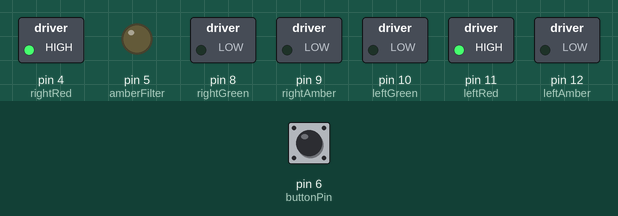
Recording of a sketch running on a simulated Arduino Uno, built with avr-gcc and run on an emulated ATmega328P. On the bench: switched loads named in the sketch (green lamp = pin HIGH), output pins drawn as LEDs (lit = HIGH). Dashed ring = blinking. The inputs (shaded band) are chosen by the test bench; at power-on: pin 6 (buttonPin) LOW. Pins used as bus, display or sensor lines are not drawn.

Above: at 1.2 s.
1.3 s: pin 6 (buttonPin) pulled HIGH for 0.15 s
At 3.5 s:
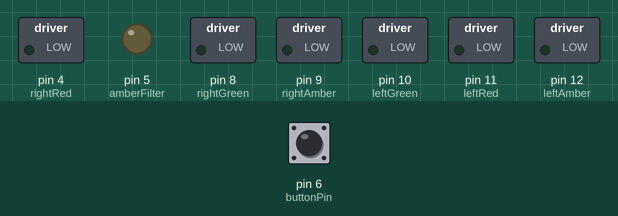
4.4 s: pin 6 (buttonPin) pulled HIGH for 1 s
At 5.77 s:
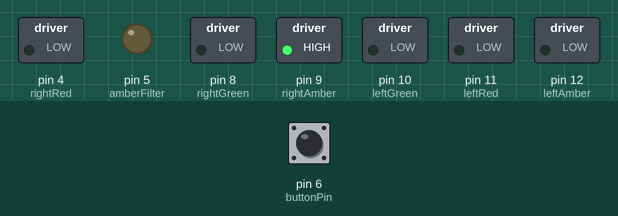
7.4 s: pin 6 (buttonPin) pulled HIGH for 0.15 s
At 10.3 s:
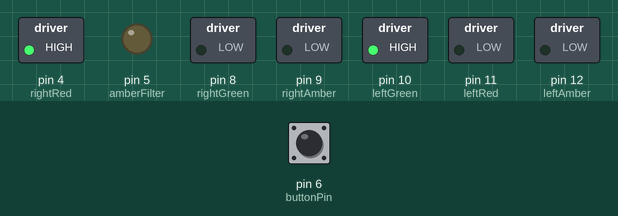
10.5 s: pin 6 (buttonPin) pulled HIGH for 3.2 s
At 13.7 s:
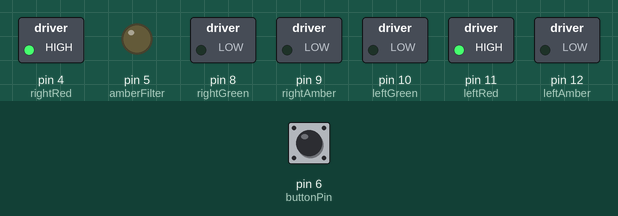
Timing chart, 0 to 17.7 s (numbered marks = the images above; inputs shaded):
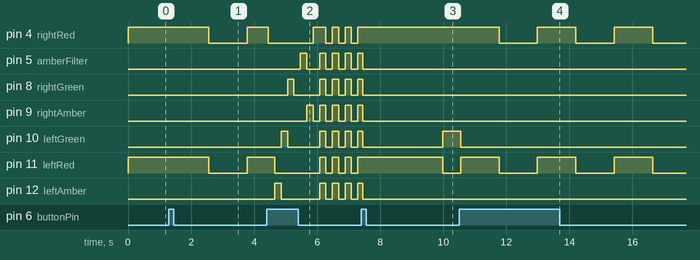

The sketch:

Light2.ino
```cpp
/*
Robot
Traffic light control.

*/
int leftRed = 11;
int leftAmber = 12;
int leftGreen = 10;
int amberFilter = 5;
int greenArrow = 3;
int rightRed = 4;
int rightAmber = 9;
int rightGreen = 8;
int buttonPin = 6;

int longTime = 16000;
int shortTime = 2500;
int flashTime = 1200;

int buttonState;             // the current reading from the input pin
int lastButtonState;   // the previous reading from the input pin
int waitForLow;

// the following variables are long's because the time, measured in miliseconds,
// will quickly become a bigger number than can be stored in an int.
long lastDebounceTime = 0;  // the last time the output pin was toggled
long debounceDelay = 50;    // the debounce time; increase if the output flickers

int modeNormal = 1;
int modeJoburgLights = 2;

int state = 1;
int mode = modeNormal;
int delayTime;

void setup()
{
        lastButtonState = LOW;
        waitForLow = LOW;


	pinMode(leftRed, OUTPUT);
	pinMode(leftAmber, OUTPUT);
	pinMode(leftGreen, OUTPUT);
	pinMode(amberFilter, OUTPUT);
	pinMode(greenArrow, OUTPUT);
	pinMode(rightRed, OUTPUT);
	pinMode(rightAmber, OUTPUT);
	pinMode(rightGreen, OUTPUT);
	pinMode(buttonPin, INPUT);
}

void CheckPins()
{
	digitalWrite(leftRed, LOW);
	digitalWrite(leftAmber,LOW);
	digitalWrite(leftGreen,LOW);
	digitalWrite(rightRed, LOW);
	digitalWrite(rightAmber,LOW);
	digitalWrite(rightGreen,LOW);
	digitalWrite(amberFilter,LOW);
	digitalWrite(greenArrow,LOW);

	digitalWrite(leftRed, HIGH);
	wait(1000);
	digitalWrite(leftRed, LOW);
	digitalWrite(leftAmber,HIGH);
	wait(1000);
	digitalWrite(leftAmber,LOW);
	digitalWrite(leftGreen,HIGH);
	wait(1000);
	digitalWrite(leftGreen,LOW);
	digitalWrite(rightRed, HIGH);
	wait(1000);
	digitalWrite(rightRed, LOW);
	digitalWrite(rightAmber,HIGH);
	wait(1000);
	digitalWrite(rightAmber,LOW);
	digitalWrite(rightGreen,HIGH);
	wait(1000);
	digitalWrite(rightGreen,LOW);
	digitalWrite(amberFilter,HIGH);
	wait(1000);
	digitalWrite(amberFilter,LOW);
	digitalWrite(greenArrow,HIGH);
	wait(1000);
	digitalWrite(greenArrow,LOW);
}

void AllStop()
{
	digitalWrite(leftRed, HIGH);
	digitalWrite(rightRed, HIGH);
	digitalWrite(leftAmber,LOW);
	digitalWrite(leftGreen,LOW);
	digitalWrite(amberFilter,LOW);
	digitalWrite(greenArrow,LOW);
	digitalWrite(rightAmber,LOW);
	digitalWrite(rightGreen,LOW);
}

void AllOff()
{
	digitalWrite(leftRed, LOW);
	digitalWrite(rightRed, LOW);
	digitalWrite(leftAmber,LOW);
	digitalWrite(leftGreen,LOW);
	digitalWrite(amberFilter,LOW);
	digitalWrite(greenArrow,LOW);
	digitalWrite(rightAmber,LOW);
	digitalWrite(rightGreen,LOW);
}

void LeftGo()
{
	digitalWrite(leftRed, LOW);
	digitalWrite(rightRed, HIGH);
	digitalWrite(leftAmber,LOW);
	digitalWrite(leftGreen,HIGH);
	digitalWrite(amberFilter,LOW);
	digitalWrite(greenArrow,LOW);
	digitalWrite(rightAmber,LOW);
	digitalWrite(rightGreen,LOW);
}

void LeftAmber()
{
	digitalWrite(leftRed, LOW);
	digitalWrite(rightRed, HIGH);
	digitalWrite(leftAmber,HIGH);
	digitalWrite(leftGreen,LOW);
	digitalWrite(amberFilter,LOW);
	digitalWrite(greenArrow,LOW);
	digitalWrite(rightAmber,LOW);
	digitalWrite(rightGreen,LOW);
}

void RightGo()
{
	digitalWrite(leftRed, HIGH);
	digitalWrite(rightRed, LOW);
	digitalWrite(leftAmber,LOW);
	digitalWrite(leftGreen,LOW);
	digitalWrite(amberFilter,LOW);
	digitalWrite(greenArrow,LOW);
	digitalWrite(rightAmber,LOW);
	digitalWrite(rightGreen,HIGH);
}

void RightAmber()
{
	digitalWrite(leftRed, HIGH);
	digitalWrite(rightRed, LOW);
	digitalWrite(leftAmber,LOW);
	digitalWrite(leftGreen,LOW);
	digitalWrite(amberFilter,LOW);
	digitalWrite(greenArrow,LOW);
	digitalWrite(rightAmber,HIGH);
	digitalWrite(rightGreen,LOW);
}

void RightFilterOff()
{
	digitalWrite(leftRed, HIGH);
	digitalWrite(rightRed, LOW);
	digitalWrite(leftAmber,LOW);
	digitalWrite(leftGreen,LOW);
	digitalWrite(amberFilter,LOW);
	digitalWrite(greenArrow,LOW);
	digitalWrite(rightAmber,LOW);
	digitalWrite(rightGreen,HIGH);
}

void RightFilterOn()
{
	digitalWrite(leftRed, HIGH);
	digitalWrite(rightRed, LOW);
	digitalWrite(leftAmber,LOW);
	digitalWrite(leftGreen,LOW);
	digitalWrite(amberFilter,LOW);
	digitalWrite(greenArrow,HIGH);
	digitalWrite(rightAmber,LOW);
	digitalWrite(rightGreen,HIGH);
}

void RightFilterStop()
{
	digitalWrite(leftRed, HIGH);
	digitalWrite(rightRed, LOW);
	digitalWrite(leftAmber,LOW);
	digitalWrite(leftGreen,LOW);
	digitalWrite(amberFilter,HIGH);
	digitalWrite(greenArrow,LOW);
	digitalWrite(rightAmber,LOW);
	digitalWrite(rightGreen,HIGH);
}

void flash()
{
    int checkMode = mode;

	for(int i = 0; i < 3; i++)
	{
		digitalWrite(leftRed, HIGH);
		digitalWrite(rightRed, HIGH);
		digitalWrite(leftAmber,HIGH);
		digitalWrite(leftGreen,HIGH);
		digitalWrite(amberFilter,HIGH);
		digitalWrite(greenArrow,HIGH);
		digitalWrite(rightAmber,HIGH);
		digitalWrite(rightGreen,HIGH);
		wait(200);
        if (mode != checkMode)
			break;
		digitalWrite(leftRed, LOW);
		digitalWrite(rightRed, LOW);
		digitalWrite(leftAmber,LOW);
		digitalWrite(leftGreen,LOW);
		digitalWrite(amberFilter,LOW);
		digitalWrite(greenArrow,LOW);
		digitalWrite(rightAmber,LOW);
		digitalWrite(rightGreen,LOW);
		wait(200);
        if (mode != checkMode)
			break;
	}
}

void circle()
{
	int checkMode = mode;

	digitalWrite(leftRed, HIGH);
	digitalWrite(rightRed, LOW);
	digitalWrite(leftAmber,LOW);
	digitalWrite(leftGreen,LOW);
	digitalWrite(amberFilter,LOW);
	digitalWrite(greenArrow,LOW);
	digitalWrite(rightAmber,LOW);
	digitalWrite(rightGreen,LOW);
	wait(200);
	digitalWrite(leftRed, LOW);
	digitalWrite(rightRed, LOW);
	digitalWrite(leftAmber,HIGH);
	digitalWrite(leftGreen,LOW);
	digitalWrite(amberFilter,LOW);
	digitalWrite(greenArrow,LOW);
	digitalWrite(rightAmber,LOW);
	digitalWrite(rightGreen,LOW);
    if (checkMode == mode)
		wait(200);
	digitalWrite(leftRed, LOW);
	digitalWrite(rightRed, LOW);
	digitalWrite(leftAmber,LOW);
	digitalWrite(leftGreen,HIGH);
	digitalWrite(amberFilter,LOW);
	digitalWrite(greenArrow,LOW);
	digitalWrite(rightAmber,LOW);
	digitalWrite(rightGreen,LOW);
    if (checkMode == mode)
		wait(200);
	digitalWrite(leftRed, LOW);
	digitalWrite(rightRed, LOW);
	digitalWrite(leftAmber,LOW);
	digitalWrite(leftGreen, LOW);
	digitalWrite(amberFilter,LOW);
	digitalWrite(greenArrow, LOW);
	digitalWrite(rightAmber,LOW);
	digitalWrite(rightGreen, HIGH);
    if (checkMode == mode)
		wait(200);
	digitalWrite(leftRed, LOW);
	digitalWrite(rightRed, LOW);
	digitalWrite(leftAmber,LOW);
	digitalWrite(leftGreen,LOW);
	digitalWrite(amberFilter,LOW);
	digitalWrite(greenArrow,HIGH);
	digitalWrite(rightAmber,LOW);
	digitalWrite(rightGreen,LOW);
    if (checkMode == mode)
		wait(200);
	digitalWrite(leftRed, LOW);
	digitalWrite(rightRed, LOW);
	digitalWrite(leftAmber,LOW);
	digitalWrite(leftGreen,LOW);
	digitalWrite(amberFilter,HIGH);
	digitalWrite(greenArrow,LOW);
	digitalWrite(rightAmber,LOW);
	digitalWrite(rightGreen,LOW);
    if (checkMode == mode)
		wait(200);
	digitalWrite(leftRed, LOW);
	digitalWrite(rightRed, LOW);
	digitalWrite(leftAmber,LOW);
	digitalWrite(leftGreen,LOW);
	digitalWrite(amberFilter,LOW);
	digitalWrite(greenArrow,LOW);
	digitalWrite(rightAmber,HIGH);
	digitalWrite(rightGreen,LOW);
    if (checkMode == mode)
		wait(200);
	digitalWrite(leftRed, LOW);
	digitalWrite(rightRed, HIGH);
	digitalWrite(leftAmber,LOW);
	digitalWrite(leftGreen,LOW);
	digitalWrite(amberFilter,LOW);
	digitalWrite(greenArrow,LOW);
	digitalWrite(rightAmber,LOW);
	digitalWrite(rightGreen,LOW);
    if (checkMode == mode)
		wait(200);
}

void wait(int waitTime)
{
	for(int i = 0; i < waitTime; i++)
	{
		delay(1);

		//// read the state of the switch into a local variable:
		int reading = digitalRead(buttonPin);

		// check to see if you just pressed the button
		// (i.e. the input went from LOW to HIGH),  and you've waited
		// long enough since the last press to ignore any noise:

		// If the switch changed, due to noise or pressing:
		if (reading != lastButtonState)
                {
			// reset the debouncing timer
			lastDebounceTime = millis();
		}

		if ((millis() - lastDebounceTime) > debounceDelay)
                {
			// whatever the reading is at, it's been there for longer
			// than the debounce delay, so take it as the actual current state:
			buttonState = reading;
		}

                lastButtonState = reading;

		if ((buttonState == HIGH) && (waitForLow == LOW))
		{
  			waitForLow = HIGH;
			mode++;
                        if (mode > 3)
	        		mode = 1;
			break;
		}

                waitForLow = buttonState;
	}
}

void NormalOperation()
{
	int filterCount = 0;

	while(mode == 1)
	{
		switch (state)
		{
		case 1:
			AllStop();
			state = 2;
			delayTime = shortTime;
			break;
		case 2:
			LeftGo();
			state = 3;
			delayTime = longTime;
			break;
		case 3:
			LeftAmber();
			state = 4;
			delayTime = shortTime;
			break;
		case 4:
			AllStop();
			state = 5;
			delayTime = shortTime;
			break;
		case 5:

			if (filterCount == 0)
				filterCount = 1;

			if (((filterCount & 1) == 1) && (filterCount < 10))
				RightFilterOn();
			else if ((filterCount & 1) ==0)
				RightFilterOff();

			if ((filterCount >= 10) && (filterCount < 13))
				RightFilterStop();

			if (filterCount >= 13)
				RightGo();

			filterCount++;

			if (filterCount >= 25)
			{
				state = 6;
				filterCount = 0;
			}

			delayTime = flashTime;
			break;
		case 6:
			RightAmber();
			state = 1;
			delayTime = shortTime;
			break;
		}

		wait(delayTime);
	}
}

void JoburgLights()
{
	while(mode == 2)
	{
		delayTime = flashTime;
		switch (state)
		{
		case 1:
			AllStop();
			state = 2;
			break;
		case 2:
			AllOff();
			state = 1;
			break;
		}

		wait(delayTime);
	}
}

void Disco()
{
	while (mode == 3)
	{
		circle();
		flash();
		flash();
	}
}

void loop()
{
        state = 1;
	switch (mode)
	{
		case 1:
			NormalOperation();
			break;
		case 2:
			JoburgLights();
			break;
		case 3: Disco();
                        break;
	}
}
```

Measured:
- after the input at 1.3 s, pin 4 (rightRed): HIGH → LOW after 1.3 s, → HIGH 1.2 s later; pin 10 (leftGreen): stays LOW (without the input it goes to HIGH after 1.2 s)
- after the input at 4.4 s, pin 5 (amberFilter): goes HIGH 0.20 s, LOW 0.41 s, 3 × (HIGH 0.20 s, LOW 0.20 s), then HIGH, starting after 1.1 s; pin 8 (rightGreen): goes HIGH 0.20 s, LOW 0.81 s, 3 × (HIGH 0.20 s, LOW 0.20 s), then HIGH, starting after 0.66 s
- after the input at 7.4 s, pin 4 (rightRed): stops changing and stays HIGH
- after the input at 10.5 s, pin 4 (rightRed): alternates HIGH for 1.2 s and LOW for 1.2 s, starting after 1.3 s; pin 10 (leftGreen): HIGH → LOW after 0.05 s; pin 11 (leftRed): alternates HIGH for 1.2 s and LOW for 1.2 s, starting after 0.05 s
